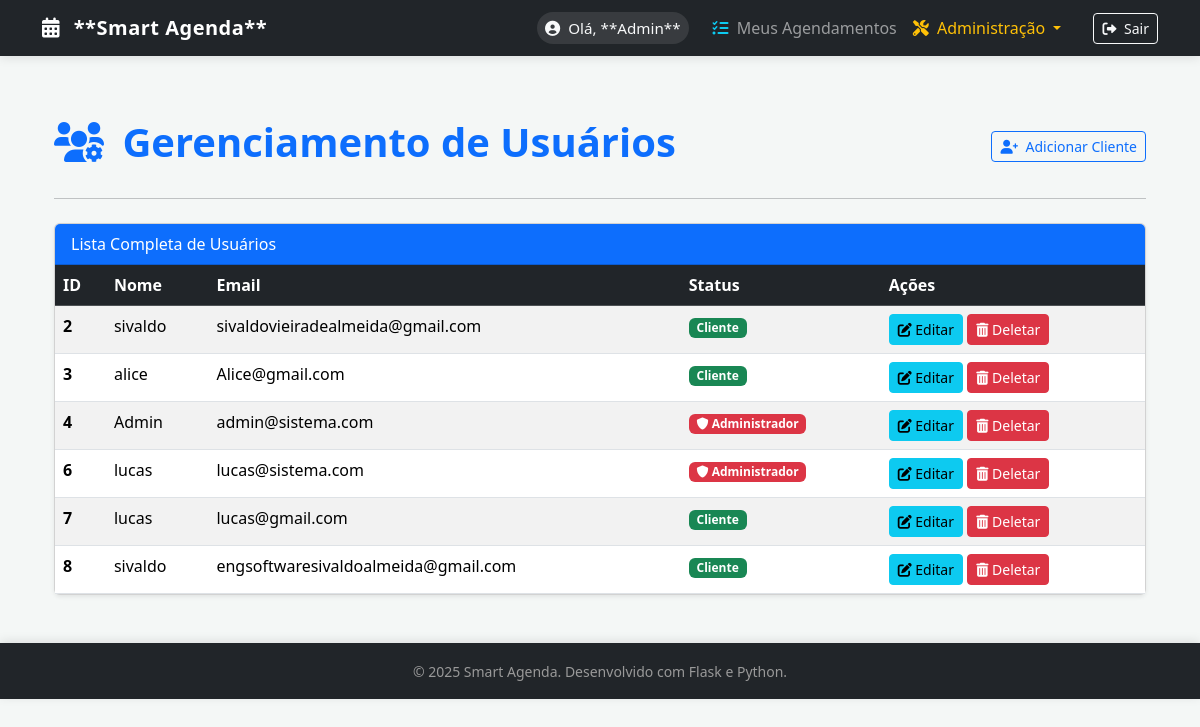
Page /auth/manage_users (signed in) on the earlier database version.
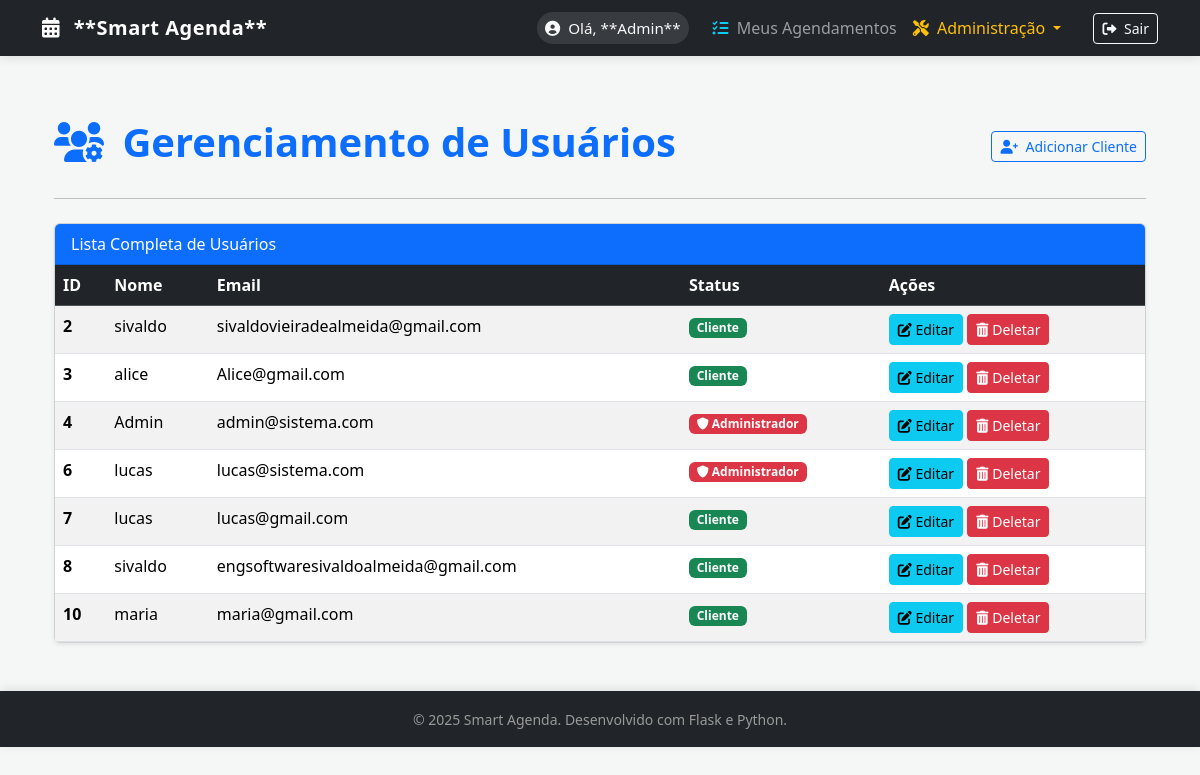
Same page on the later database version.
### app/models.py (models this page shows, shortened)
class User(UserMixin, db.Model):
    id = db.Column(db.Integer, primary_key=True)
    nome = db.Column(db.String(100), nullable=False)
    email = db.Column(db.String(120), unique=True, nullable=False)
    senha_hash = db.Column(db.String(256), nullable=False)
    is_admin = db.Column(db.Boolean, default=False)
    __table_args__ = (Index('idx_user_email', 'email'),)

### app/auth/routes.py (the view)
@bp.route('/manage_users')
@login_required
@admin_required
def manage_users():
    all_users = User.query.all()
    return render_template('auth/manage_users.html',
                           title='Gerenciar Usuários',
                           users=all_users)

### app/auth/templates/auth/manage_users.html
{% extends "base.html" %}
{% block content %}
<div class="container mt-5">
    <div class="d-flex justify-content-between align-items-center mb-4">
        <h1 class="display-6 fw-bold text-primary">
            <i class="fas fa-users-cog me-2"></i> Gerenciamento de Usuários
        </h1>
        <a href="{{ url_for('auth.register') }}" class="btn btn-sm btn-outline-primary">
            <i class="fas fa-user-plus me-1"></i> Adicionar Cliente
        </a>
    </div>
    <hr class="mb-4">
    <div class="card shadow-sm">
        <div class="card-header bg-primary text-white">
            Lista Completa de Usuários
        </div>
        <div class="card-body p-0">
            <div class="table-responsive">
                <table class="table table-striped table-hover mb-0">
                    <thead class="table-dark">
                        <tr>
                            <th scope="col">ID</th>
                            <th scope="col">Nome</th>
                            <th scope="col">Email</th>
                            <th scope="col">Status</th>
                            <th scope="col">Ações</th>
                        </tr>
                    </thead>
                    <tbody>
                        {% for user in users %}
                        <tr>
                            <th scope="row">{{ user.id }}</th>
                            <td>{{ user.nome }}</td>
                            <td>{{ user.email }}</td>
                            <td>
                                {% if user.is_admin %}
                                    <span class="badge bg-danger"><i class="fas fa-shield-alt"></i> Administrador</span>
                                {% else %}
                                    <span class="badge bg-success">Cliente</span>
                                {% endif %}
                            </td>
                            <td>
                                <a href="{{ url_for('auth.edit_user', user_id=user.id) }}" class="btn btn-sm btn-info">
                                    <i class="fas fa-edit"></i> Editar
                                </a>
                                <form action="{{ url_for('auth.delete_user', user_id=user.id) }}" method="POST" class="d-inline"
                                    onsubmit="return confirm('Tem certeza que deseja deletar o usuário {{ user.nome }}? Esta ação é irreversível.');">
                                    <button type="submit" class="btn btn-sm btn-danger">
                                        <i class="fas fa-trash-alt"></i> Deletar
                                    </button>
                                </form>
                            </td>
                        </tr>
                        {% else %}
                        <tr>
                            <td colspan="5" class="text-center py-4">
                                Nenhum usuário cadastrado.
                            </td>
                        </tr>
                        {% endfor %}
                    </tbody>
                </table>
            </div>
        </div>
    </div>
</div>
{% endblock %}

### app/templates/base.html (shortened to what this page needs)
<!DOCTYPE html>
<html lang="pt-br">
<head>
    <link href="https://cdn.jsdelivr.net/npm/bootstrap@5.3.3/dist/css/bootstrap.min.css" rel="stylesheet">
    <link rel="stylesheet" href="https://cdnjs.cloudflare.com/ajax/libs/font-awesome/6.0.0-beta3/css/all.min.css">
</head>
<body>
    <nav class="navbar navbar-expand-lg navbar-dark bg-dark fixed-top navbar-shadow">
        <div class="container">
            <a class="navbar-brand" href="{{ url_for('index') }}">
                <i class="fas fa-calendar-alt me-2"></i> **Smart Agenda**
            </a>
            <div class="collapse navbar-collapse" id="navbarNav">
                <ul class="navbar-nav ms-auto align-items-lg-center">
                    {% if current_user.is_authenticated %}
                        <li class="nav-item me-3">
                            <span class="nav-link user-welcome">
                                <i class="fas fa-user-circle me-1"></i> Olá, **{{ current_user.nome }}**
                            </span>
                        </li>
                        <li class="nav-item">
                            <a class="nav-link" href="{{ url_for('services.my_appointments') }}">
                                <i class="fas fa-list-check me-1 text-info"></i> Meus Agendamentos
                            </a>
                        </li>
                        {% if current_user.is_admin %}
                        <li class="nav-item dropdown me-2">
                            <a class="nav-link dropdown-toggle text-warning" href="#" id="adminDropdown" role="button" data-bs-toggle="dropdown" aria-expanded="false">
                                <i class="fas fa-screwdriver-wrench me-1"></i> Administração
                            </a>
                        </li>
                        {% endif %}
                        <li class="nav-item">
                            <a class="btn btn-outline-light btn-sm ms-lg-3" href="{{ url_for('auth.logout') }}">
                                <i class="fas fa-sign-out-alt me-1"></i> Sair
                            </a>
                        </li>
                    {% endif %}
                </ul>
            </div>
            </div>
    </nav>
    <main class="container">
        {% block content %}{% endblock %}
    </main>
    <footer class="footer-fixed py-3 mt-5">
        <div class="container text-center">
            <small>&copy; 2025 Smart Agenda. Desenvolvido com Flask e Python.</small>
        </div>
    </footer>
</body>
</html>

### app/templates/base.html (style rules this page uses)
:root { --primary-color: #007bff; --dark-bg: #212529; --text-light: #f8f9fa; }
body { background-color: #f4f7f6; padding-top: 70px; }
.navbar-dark .navbar-brand { font-weight: 700; letter-spacing: 0.5px; }
.navbar-shadow { box-shadow: 0 2px 10px rgba(0, 0, 0, 0.1); }
.user-welcome { background-color: rgba(255, 255, 255, 0.1); color: var(--text-light) !important; padding: 5px 12px; border-radius: 50px; font-size: 0.95rem; font-weight: 500; }
.footer-fixed { background-color: var(--dark-bg); color: #999; box-shadow: 0 -2px 10px rgba(0, 0, 0, 0.1); }

Differences in the rows shown:
added User: id "10", nome "maria", email "maria@gmail.com", is_admin "Cliente"
